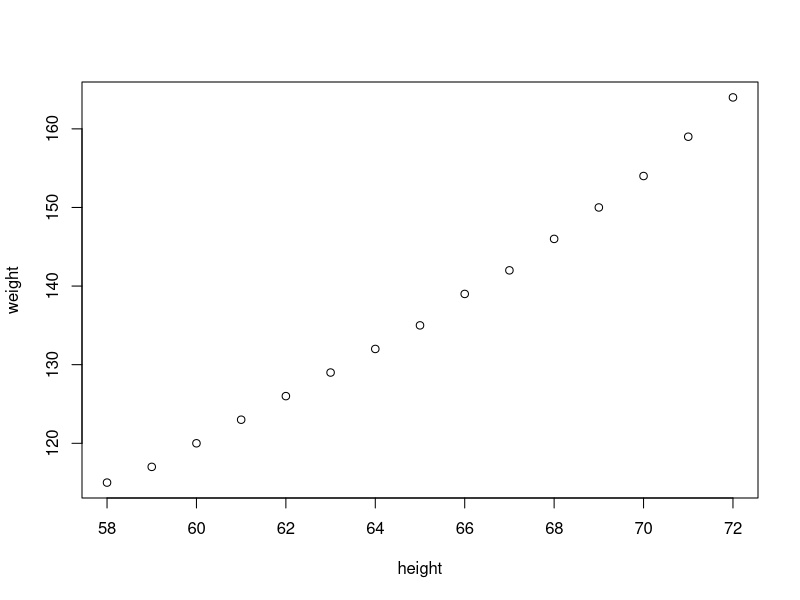
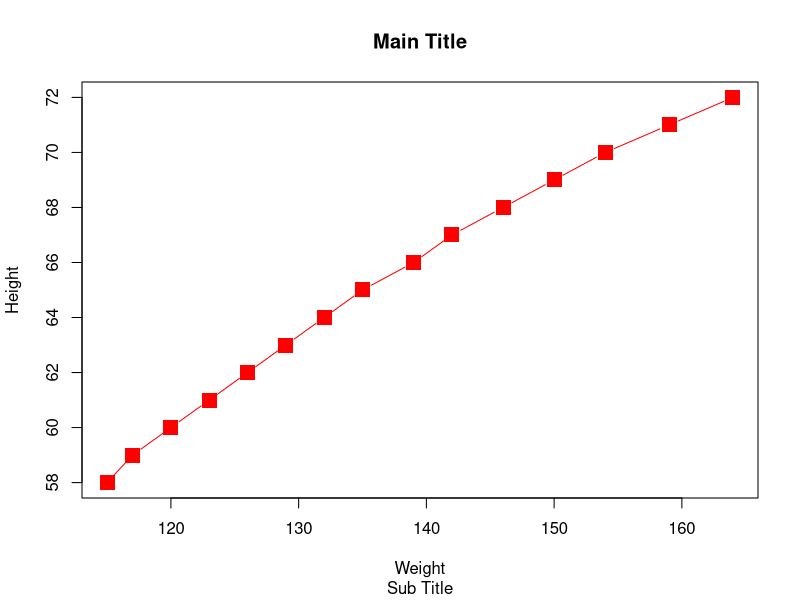
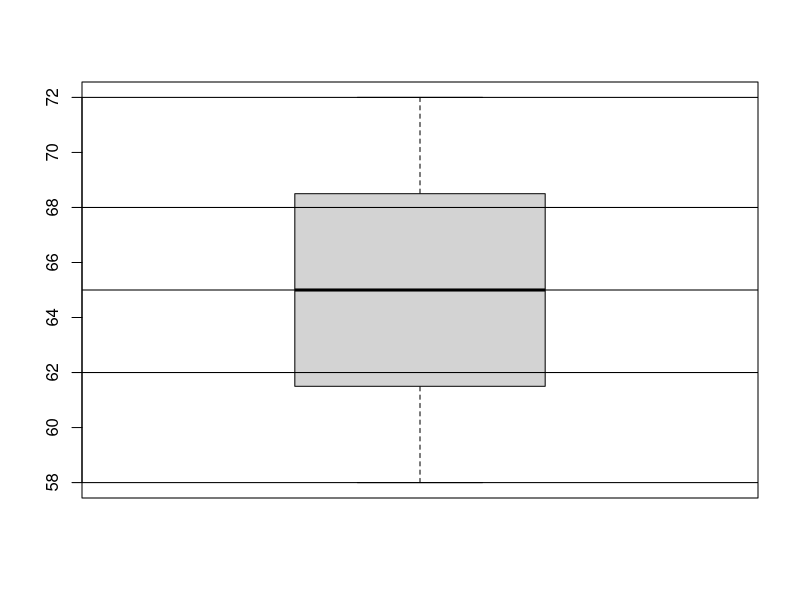
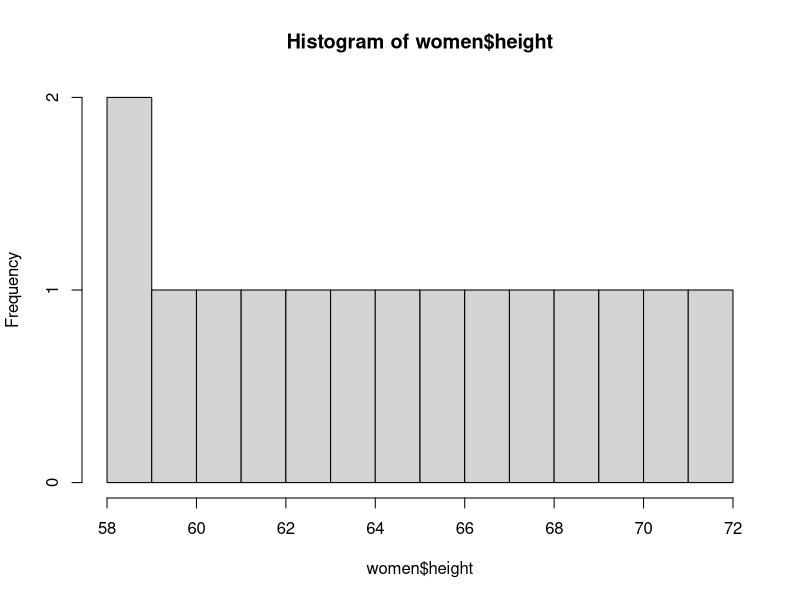
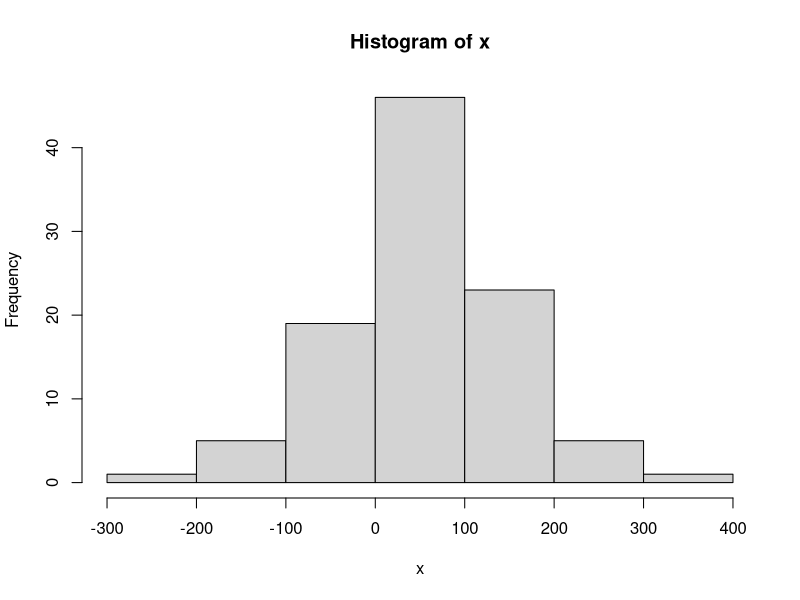
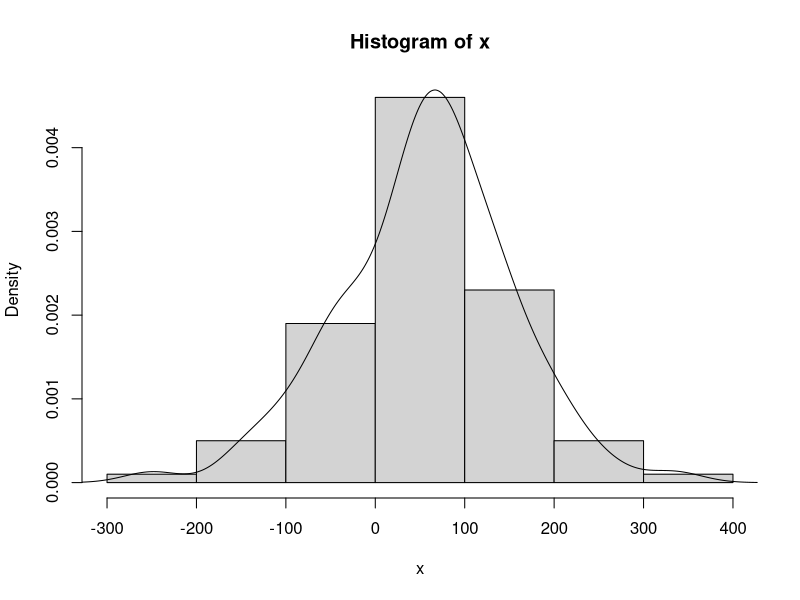
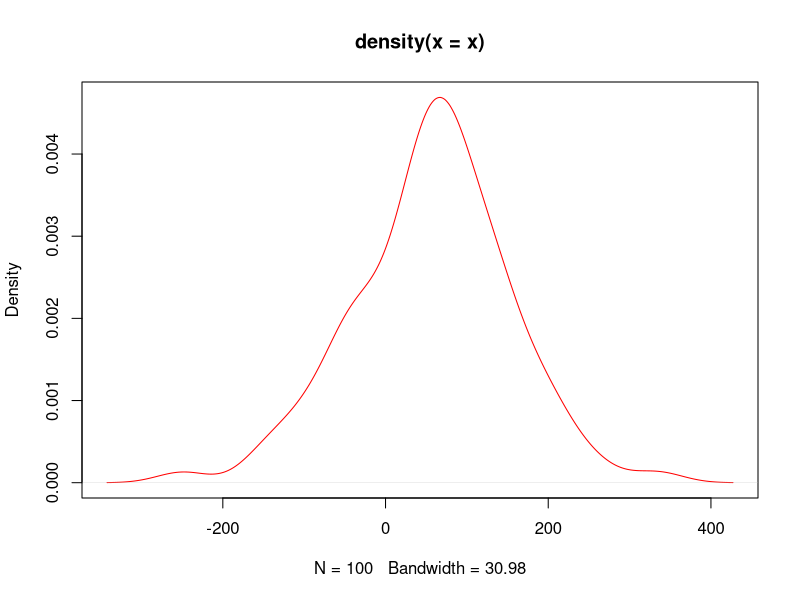
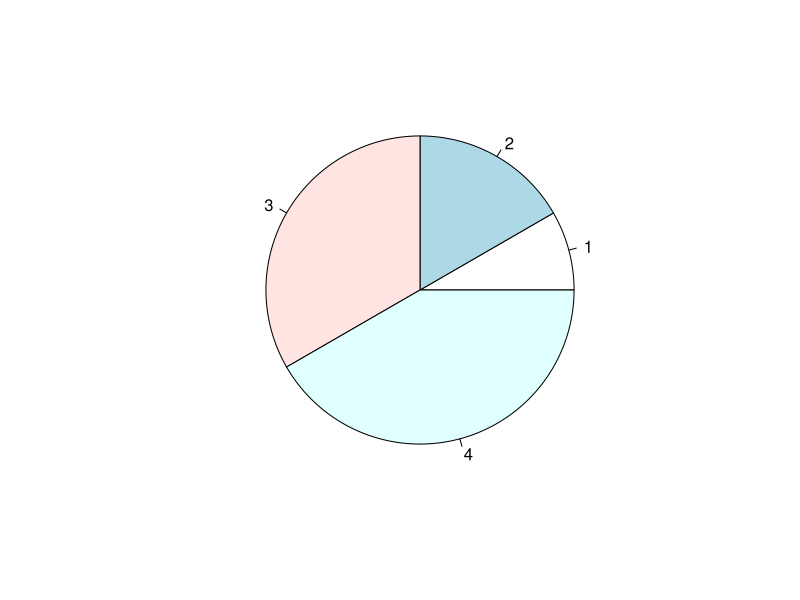

Reproduce these figures in R, in order.


women
plot(women)
plot(x=women$weight, y=women$height, pch=15, xlab='Weight', ylab='Height', col='red', cex=2, type='b')
title(main='Main Title', sub='Sub Title')

boxplot(women$height)
abline(h=c(58, 62,65,68,72))
?boxplot
summary(women)

quantile(women$height)

hist(women$height, breaks=10)

x = rnorm(100,50,100)
hist(x)
hist(x, freq=F)
lines(density(x))
plot(density(x), col='red')

#pie
x = c(10,20,40,50)
pie(x)
xlabels = c('A','B','C','D')
pie(x, labels=xlabels)

barplot(x,col=1:4)
barplot(x,col=1:4, horiz = T)

pairs(women)
head(mtcars)
pairs(mtcars)
cor(women$height,women$weight)
options(digits=4)
plot(women)
abline(lm(women$weight ~ women$height), col='red', lty=2, lwd=4)
